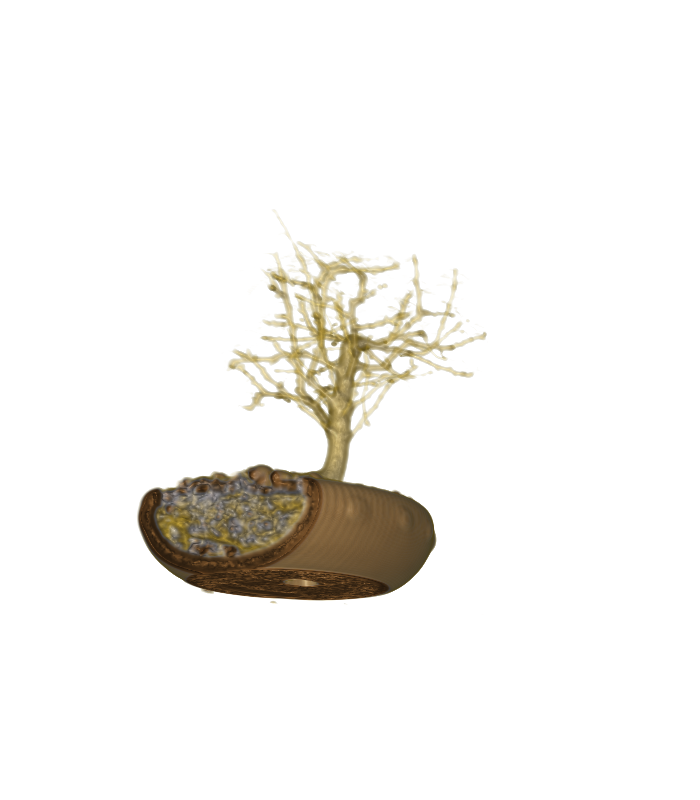

This chart was generated by the following Python code:
#!/usr/bin/env python3
"""
bonsai.py — volume render of data/bonsai.raw (256^3 uint8).

Goal: a potted tree — brown pot, silver branch, golden leaves.

Approach (transferable procedure):
  1. INSPECT the data at runtime: measure actual scalar min/max; do not assume.
  2. Build opacity/color control points RELATIVE to the measured range
     (fractions of min..max), not hard-coded scalar values.
  3. Keep background (lowest values) transparent so the shell/air drops out.
"""
import sys
import numpy as np
import vtk
from vtk.util import numpy_support

DIMS = (256, 256, 256)      # bonsai is a 256^3 volume (16,777,216 bytes)
RAW = "data/bonsai.raw"
OUT = "results/bonsai.png"


def main():
    # 1. Load + INSPECT (measure real range, never assume).
    arr = np.fromfile(RAW, dtype=np.uint8)
    assert arr.size == DIMS[0] * DIMS[1] * DIMS[2], f"unexpected size {arr.size}"
    vmin, vmax = float(arr.min()), float(arr.max())
    span = vmax - vmin
    print(f"[inspect] bonsai dims={DIMS} dtype=uint8 scalar range=[{vmin},{vmax}]")

    # Helper: map a fraction of the measured range to an absolute scalar value.
    def f(frac):
        return vmin + frac * span

    # 2. Wrap as vtkImageData (Fortran order flat scalars).
    vtk_arr = numpy_support.numpy_to_vtk(arr.ravel(order="F"), deep=True,
                                         array_type=vtk.VTK_UNSIGNED_CHAR)
    image = vtk.vtkImageData()
    image.SetDimensions(*DIMS)
    image.SetSpacing(1.0, 1.0, 1.0)
    image.GetPointData().SetScalars(vtk_arr)

    # 3. Opacity: a HARD background cutoff kills the low-value speckle "haze".
    #    Inspection showed structure is value > ~0.25 of range; everything below
    #    that is noise, so hold opacity at 0 until then. Points are fractions of
    #    the MEASURED range (transferable), not fixed scalar values.
    opacity = vtk.vtkPiecewiseFunction()
    opacity.AddPoint(f(0.00), 0.00)
    opacity.AddPoint(f(0.22), 0.00)   # cutoff: below here is background haze
    opacity.AddPoint(f(0.26), 0.06)   # thin foliage specks fade in
    opacity.AddPoint(f(0.45), 0.14)   # branch / woody
    opacity.AddPoint(f(0.70), 0.40)   # dense wood / pot wall
    opacity.AddPoint(f(1.00), 0.90)   # densest (pot)

    # 4. Color by scalar band. In bonsai the pot is the DENSEST material (high
    #    values), the woody branch is mid-high, and the thin leaves are the
    #    lower-density specks. Map accordingly to hit the goal palette.
    color = vtk.vtkColorTransferFunction()
    color.AddRGBPoint(f(0.26), 0.95, 0.80, 0.20)   # golden leaves (thin, low density)
    color.AddRGBPoint(f(0.45), 0.88, 0.72, 0.28)   # leaf->branch
    color.AddRGBPoint(f(0.58), 0.78, 0.78, 0.82)   # silver branch (mid density)
    color.AddRGBPoint(f(0.72), 0.60, 0.42, 0.22)   # branch->pot
    color.AddRGBPoint(f(0.88), 0.42, 0.27, 0.13)   # brown pot (densest)
    color.AddRGBPoint(f(1.00), 0.36, 0.22, 0.10)   # darkest brown

    prop = vtk.vtkVolumeProperty()
    prop.SetColor(color)
    prop.SetScalarOpacity(opacity)
    prop.ShadeOn()                       # shading gives the tree 3D form
    prop.SetAmbient(0.3)
    prop.SetDiffuse(0.7)
    prop.SetSpecular(0.2)
    prop.SetInterpolationTypeToLinear()

    mapper = vtk.vtkSmartVolumeMapper()
    mapper.SetInputData(image)

    volume = vtk.vtkVolume()
    volume.SetMapper(mapper)
    volume.SetProperty(prop)

    renderer = vtk.vtkRenderer()
    renderer.SetBackground(1.0, 1.0, 1.0)   # white backdrop
    renderer.AddVolume(volume)

    render_window = vtk.vtkRenderWindow()
    render_window.SetOffScreenRendering(1)
    render_window.SetSize(700, 800)
    render_window.AddRenderer(renderer)

    # Camera: look at the tree from slightly above the front.
    renderer.ResetCamera()
    cam = renderer.GetActiveCamera()
    cam.Azimuth(30)
    cam.Elevation(-15)      # tilt down a touch to see the pot
    renderer.ResetCameraClippingRange()

    render_window.Render()

    w2i = vtk.vtkWindowToImageFilter()
    w2i.SetInput(render_window)
    w2i.Update()
    writer = vtk.vtkPNGWriter()
    writer.SetFileName(OUT)
    writer.SetInputConnection(w2i.GetOutputPort())
    writer.Write()
    print(f"[render] wrote {OUT}")
    return 0


if __name__ == "__main__":
    sys.exit(main())
